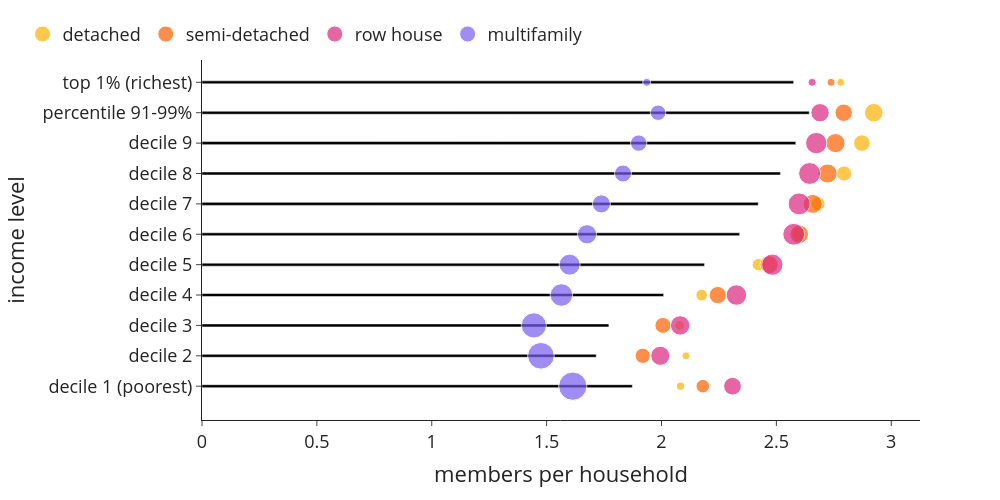

The notebook cell this image was saved under:
### Code cell
bubblechart(use['n_hhdmem'+year], use['n_hhd'], use['n_hhd'], 0, 1, 'members per household', class_name_long,'cap_per_hhd_class_type')

### Figure 1 — Plotly figure (JSON) as saved in the notebook; plotly's stock layout.template omitted (floating-point values rounded to 4 significant figures)
{"data": [{"alignmentgroup": "True", "hovertemplate": "members per household=%{x}<br>income level=%{y}<extra></extra>", "legendgroup": "", "marker": {"color": "#000000", "pattern": {"shape": ""}}, "name": "", "offsetgroup": "", "orientation": "h", "showlegend": false, "textposition": "auto", "type": "bar", "x": [1.873, 1.716, 1.771, 2.009, 2.187, 2.34, 2.421, 2.518, 2.585, 2.643, 2.575], "xaxis": "x", "y": ["decile 1 (poorest)", "decile 2", "decile 3", "decile 4", "decile 5", "decile 6", "decile 7", "decile 8", "decile 9", "percentile 91-99%", "top 1% (richest)"], "yaxis": "y"}, {"legendrank": 0, "marker": {"color": "#ffb000", "size": [36355, 30840, 51695, 73830, 81810, 94870, 107370, 124655, 148020, 185805, 32545], "sizemin": 4, "sizemode": "area", "sizeref": 1079.0}, "mode": "markers", "name": "detached", "showlegend": true, "type": "scatter", "x": [2.083, 2.106, 2.079, 2.175, 2.422, 2.598, 2.681, 2.795, 2.872, 2.924, 2.78], "y": ["decile 1 (poorest)", "decile 2", "decile 3", "decile 4", "decile 5", "decile 6", "decile 7", "decile 8", "decile 9", "percentile 91-99%", "top 1% (richest)"]}, {"legendrank": 1, "marker": {"color": "#fe6100", "size": [99175, 125630, 138465, 161155, 172830, 185810, 193630, 196775, 197530, 164995, 13715], "sizemin": 4, "sizemode": "area", "sizeref": 1079.0}, "mode": "markers", "name": "semi-detached", "showlegend": true, "type": "scatter", "x": [2.18, 1.918, 2.006, 2.245, 2.468, 2.6, 2.658, 2.723, 2.757, 2.793, 2.738], "y": ["decile 1 (poorest)", "decile 2", "decile 3", "decile 4", "decile 5", "decile 6", "decile 7", "decile 8", "decile 9", "percentile 91-99%", "top 1% (richest)"]}, {"legendrank": 2, "marker": {"color": "#dc267f", "size": [169390, 196865, 203980, 227110, 244090, 255915, 259785, 258160, 246770, 182370, 11715], "sizemin": 4, "sizemode": "area", "sizeref": 1079.0}, "mode": "markers", "name": "row house", "showlegend": true, "type": "scatter", "x": [2.309, 1.995, 2.081, 2.326, 2.482, 2.576, 2.599, 2.645, 2.674, 2.69, 2.656], "y": ["decile 1 (poorest)", "decile 2", "decile 3", "decile 4", "decile 5", "decile 6", "decile 7", "decile 8", "decile 9", "percentile 91-99%", "top 1% (richest)"]}, {"legendrank": 3, "marker": {"color": "#785ef0", "size": [431690, 383500, 342270, 274595, 237750, 200040, 175930, 157110, 144275, 129840, 15350], "sizemin": 4, "sizemode": "area", "sizeref": 1079.0}, "mode": "markers", "name": "multifamily", "showlegend": true, "type": "scatter", "x": [1.614, 1.475, 1.444, 1.564, 1.6, 1.676, 1.738, 1.832, 1.901, 1.985, 1.936], "y": ["decile 1 (poorest)", "decile 2", "decile 3", "decile 4", "decile 5", "decile 6", "decile 7", "decile 8", "decile 9", "percentile 91-99%", "top 1% (richest)"]}], "layout": {"bargap": 0.9, "barmode": "relative", "font": {"size": 18}, "height": 500, "legend": {"orientation": "h", "tracegroupgap": 0, "x": -0.25, "xanchor": "left", "y": 1.02, "yanchor": "bottom"}, "margin": {"t": 60}, "width": 1000, "xaxis": {"anchor": "y", "domain": [0, 1], "title": {"text": "members per household"}}, "yaxis": {"anchor": "x", "domain": [0, 1], "title": {"text": "income level"}}}}
